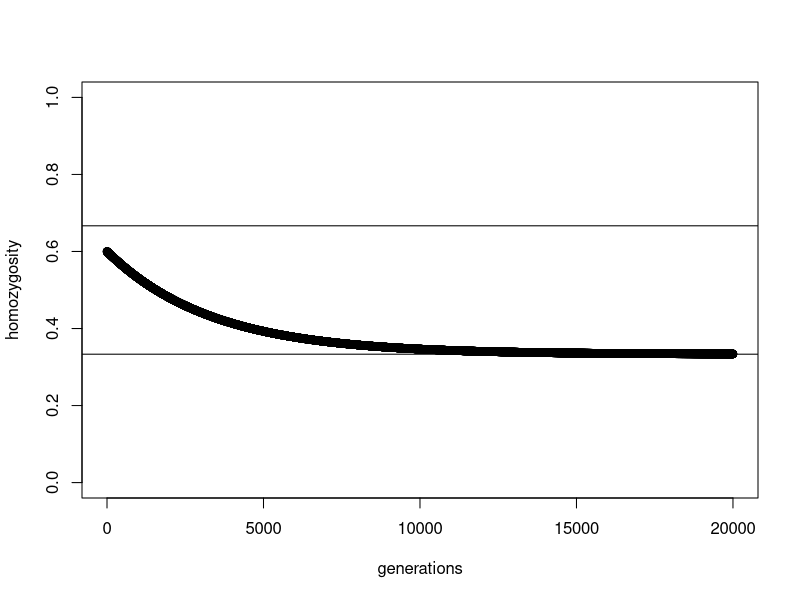
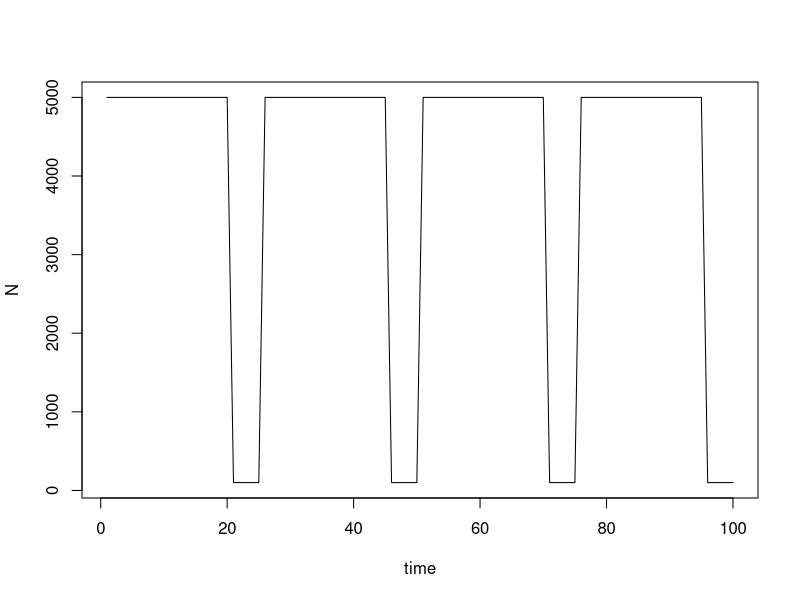

Generate these figures, in order, with R:
## Drift and mutation formulas and trajectories

# Functions: ----------------------------------------------------------------- #
# H_eq computes the equilibrium heterozygosity 
eq_het <- function(N, u) { 
  
  theta <- 4 * N * u 
  H <- theta / (theta + 1) 
  return(H) 
} 

# f_change computes the change in f under drift and mutation 
f_change <- function(f, N, u) { 
  
  f_prime <- ((1 / (2 * N)) + ((1 - (1 / (2 * N))) * f)) * (1 - u)^2 
  return(f_prime)
}
# ---------------------------------------------------------------------------- #

# Approach to equilibrium for 20000 generations assuming N=5000 and u=10^-4
# Parameters:
ngens <- 20000
N <- 5000
u <- 10^-4
# ---------------------------------------------------------------------------- #

# Plot:
f_res <- numeric(ngens)
f_res[1] <- 0.6

for (i in 2:ngens)
  f_res[i] <- f_change(f_res[i - 1], N, u)

plot(f_res, ylab = "homozygosity", xlab = "generations", ylim = c(0, 1))  

# checking the value of convergence and observed value
abline(h = eq_het(N, u)) # for heterozygosity
abline(h = 1 - eq_het(N, u)) # for homozygosity

# Pop fluctuating in size over time.
N_1 <- 5000
ngens_1 <- 20

N_2 <- 100
ngens_2 <- 5

periods <- 4

flut <- rep(c(rep(N_1, ngens_1), rep(N_2, ngens_2)), periods)
plot(flut, type = "l", xlab = "time", ylab = "N")